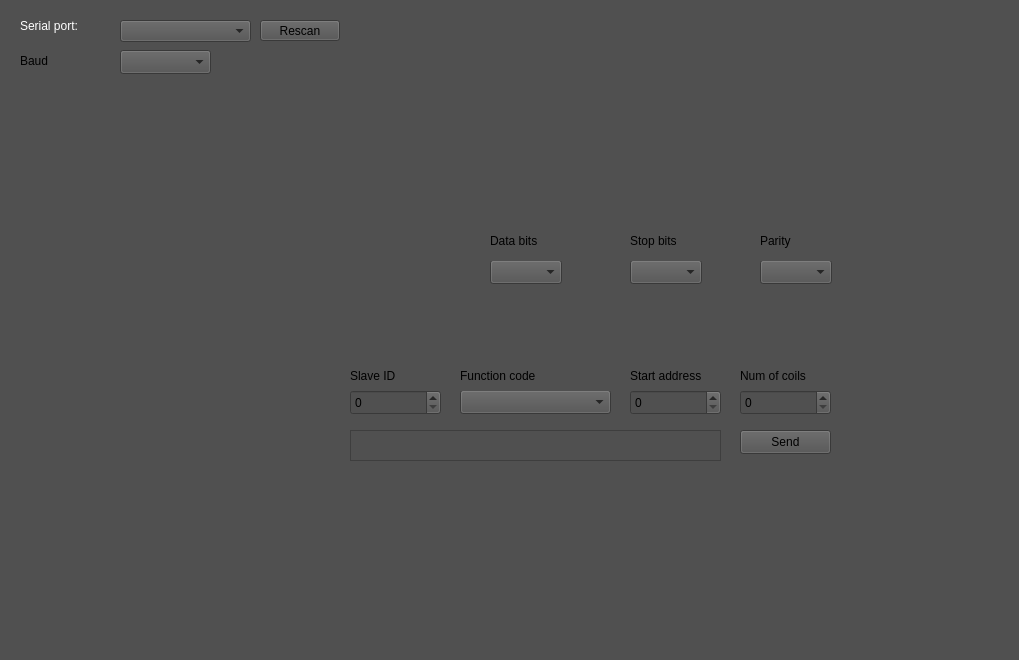
<?xml version="1.0" encoding="UTF-8"?>
<ui version="4.0">
 <class>MainWindow</class>
 <widget class="QMainWindow" name="MainWindow">
  <property name="enabled">
   <bool>true</bool>
  </property>
  <property name="geometry">
   <rect>
    <x>0</x>
    <y>0</y>
    <width>1019</width>
    <height>660</height>
   </rect>
  </property>
  <property name="windowTitle">
   <string>UBC ModBus Configurator</string>
  </property>
  <property name="styleSheet">
   <string notr="true">background-color: rgb(80, 80, 80);</string>
  </property>
  <property name="locale">
   <locale language="English" country="UnitedStates"/>
  </property>
  <property name="documentMode">
   <bool>false</bool>
  </property>
  <widget class="QWidget" name="centralwidget">
   <widget class="QComboBox" name="cmbx_ListSerialPorts">
    <property name="geometry">
     <rect>
      <x>120</x>
      <y>20</y>
      <width>131</width>
      <height>22</height>
     </rect>
    </property>
    <property name="styleSheet">
     <string notr="true"/>
    </property>
    <property name="sizeAdjustPolicy">
     <enum>QComboBox::AdjustToMinimumContentsLengthWithIcon</enum>
    </property>
   </widget>
   <widget class="QPushButton" name="pushButton">
    <property name="geometry">
     <rect>
      <x>260</x>
      <y>20</y>
      <width>80</width>
      <height>21</height>
     </rect>
    </property>
    <property name="text">
     <string>Rescan</string>
    </property>
   </widget>
   <widget class="QComboBox" name="comboBox">
    <property name="geometry">
     <rect>
      <x>120</x>
      <y>50</y>
      <width>91</width>
      <height>24</height>
     </rect>
    </property>
   </widget>
   <widget class="QComboBox" name="comboBox_2">
    <property name="geometry">
     <rect>
      <x>490</x>
      <y>260</y>
      <width>72</width>
      <height>24</height>
     </rect>
    </property>
   </widget>
   <widget class="QComboBox" name="comboBox_3">
    <property name="geometry">
     <rect>
      <x>630</x>
      <y>260</y>
      <width>72</width>
      <height>24</height>
     </rect>
    </property>
   </widget>
   <widget class="QComboBox" name="comboBox_4">
    <property name="geometry">
     <rect>
      <x>760</x>
      <y>260</y>
      <width>72</width>
      <height>24</height>
     </rect>
    </property>
   </widget>
   <widget class="QLabel" name="label">
    <property name="geometry">
     <rect>
      <x>20</x>
      <y>10</y>
      <width>81</width>
      <height>31</height>
     </rect>
    </property>
    <property name="styleSheet">
     <string notr="true">color: rgb(255, 255, 255);</string>
    </property>
    <property name="text">
     <string>Serial port:</string>
    </property>
   </widget>
   <widget class="QLabel" name="label_2">
    <property name="geometry">
     <rect>
      <x>20</x>
      <y>40</y>
      <width>71</width>
      <height>41</height>
     </rect>
    </property>
    <property name="text">
     <string>Baud</string>
    </property>
   </widget>
   <widget class="QLabel" name="label_3">
    <property name="geometry">
     <rect>
      <x>490</x>
      <y>220</y>
      <width>71</width>
      <height>41</height>
     </rect>
    </property>
    <property name="text">
     <string>Data bits</string>
    </property>
   </widget>
   <widget class="QLabel" name="label_4">
    <property name="geometry">
     <rect>
      <x>630</x>
      <y>220</y>
      <width>71</width>
      <height>41</height>
     </rect>
    </property>
    <property name="text">
     <string>Stop bits</string>
    </property>
   </widget>
   <widget class="QLabel" name="label_5">
    <property name="geometry">
     <rect>
      <x>760</x>
      <y>220</y>
      <width>71</width>
      <height>41</height>
     </rect>
    </property>
    <property name="text">
     <string>Parity</string>
    </property>
   </widget>
   <widget class="QSpinBox" name="spinBox">
    <property name="geometry">
     <rect>
      <x>350</x>
      <y>390</y>
      <width>91</width>
      <height>25</height>
     </rect>
    </property>
   </widget>
   <widget class="QComboBox" name="comboBox_5">
    <property name="geometry">
     <rect>
      <x>460</x>
      <y>390</y>
      <width>151</width>
      <height>24</height>
     </rect>
    </property>
   </widget>
   <widget class="QSpinBox" name="spinBox_2">
    <property name="geometry">
     <rect>
      <x>630</x>
      <y>390</y>
      <width>91</width>
      <height>25</height>
     </rect>
    </property>
   </widget>
   <widget class="QSpinBox" name="spinBox_3">
    <property name="geometry">
     <rect>
      <x>740</x>
      <y>390</y>
      <width>91</width>
      <height>25</height>
     </rect>
    </property>
   </widget>
   <widget class="QLabel" name="label_6">
    <property name="geometry">
     <rect>
      <x>350</x>
      <y>360</y>
      <width>81</width>
      <height>31</height>
     </rect>
    </property>
    <property name="text">
     <string>Slave ID</string>
    </property>
   </widget>
   <widget class="QLabel" name="label_7">
    <property name="geometry">
     <rect>
      <x>460</x>
      <y>360</y>
      <width>151</width>
      <height>31</height>
     </rect>
    </property>
    <property name="text">
     <string>Function code</string>
    </property>
   </widget>
   <widget class="QLabel" name="label_8">
    <property name="geometry">
     <rect>
      <x>630</x>
      <y>360</y>
      <width>81</width>
      <height>31</height>
     </rect>
    </property>
    <property name="text">
     <string>Start address</string>
    </property>
   </widget>
   <widget class="QLabel" name="label_9">
    <property name="geometry">
     <rect>
      <x>740</x>
      <y>360</y>
      <width>81</width>
      <height>31</height>
     </rect>
    </property>
    <property name="text">
     <string>Num of coils</string>
    </property>
   </widget>
   <widget class="QTextBrowser" name="textBrowser">
    <property name="geometry">
     <rect>
      <x>350</x>
      <y>430</y>
      <width>371</width>
      <height>31</height>
     </rect>
    </property>
   </widget>
   <widget class="QPushButton" name="pushButton_2">
    <property name="geometry">
     <rect>
      <x>740</x>
      <y>430</y>
      <width>91</width>
      <height>24</height>
     </rect>
    </property>
    <property name="text">
     <string>Send</string>
    </property>
   </widget>
  </widget>
  <widget class="QMenuBar" name="menubar">
   <property name="geometry">
    <rect>
     <x>0</x>
     <y>0</y>
     <width>1019</width>
     <height>21</height>
    </rect>
   </property>
  </widget>
  <widget class="QStatusBar" name="statusbar"/>
 </widget>
 <resources/>
 <connections/>
</ui>
